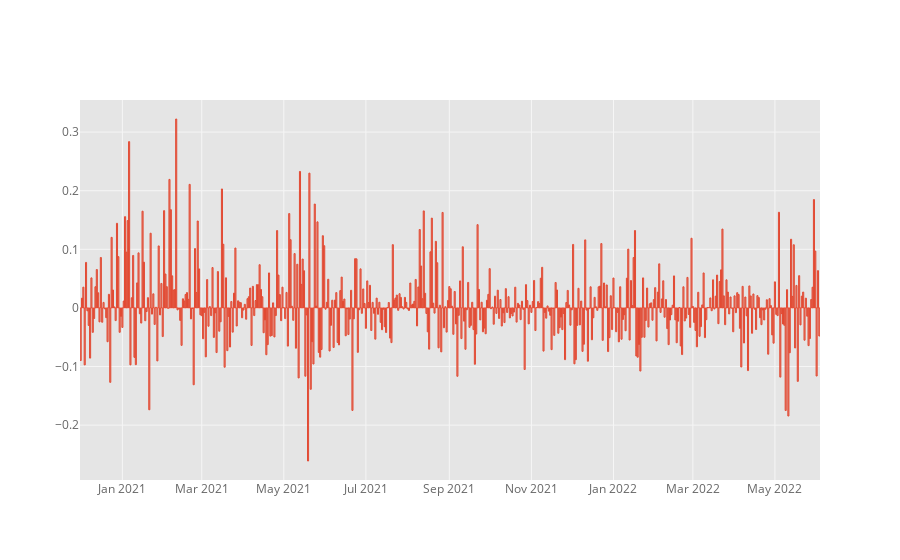

Write notebook code for a chart like this one.
### Code cell
df_BTC[["Rendimientos"]].iplot(kind='bar')

### Figure 1 — Plotly figure (JSON) as saved in the notebook; plotly's stock layout.template omitted (floating-point values rounded to 4 significant figures; data arrays with more than 128 entries replaced by an {"elided": "..."} marker saying what was removed)
{"data": [{"marker": {"color": "rgba(226, 74, 51, 0.6)", "line": {"color": "rgba(226, 74, 51, 1.0)", "width": 1}}, "name": "Rendimientos", "orientation": "v", "text": "", "x": {"elided": "550 str values"}, "y": {"elided": "550 float values"}, "type": "bar"}], "layout": {"legend": {"bgcolor": "#FFFFFF", "font": {"color": "#666666"}}, "paper_bgcolor": "#FFFFFF", "plot_bgcolor": "#E5E5E5", "title": {"font": {"color": "#151516"}}, "xaxis": {"gridcolor": "#F6F6F6", "showgrid": true, "tickfont": {"color": "#666666"}, "title": {"font": {"color": "#666666"}, "text": ""}, "zerolinecolor": "#F6F6F6"}, "yaxis": {"gridcolor": "#F6F6F6", "showgrid": true, "tickfont": {"color": "#666666"}, "title": {"font": {"color": "#666666"}, "text": ""}, "zerolinecolor": "#F6F6F6"}}}
